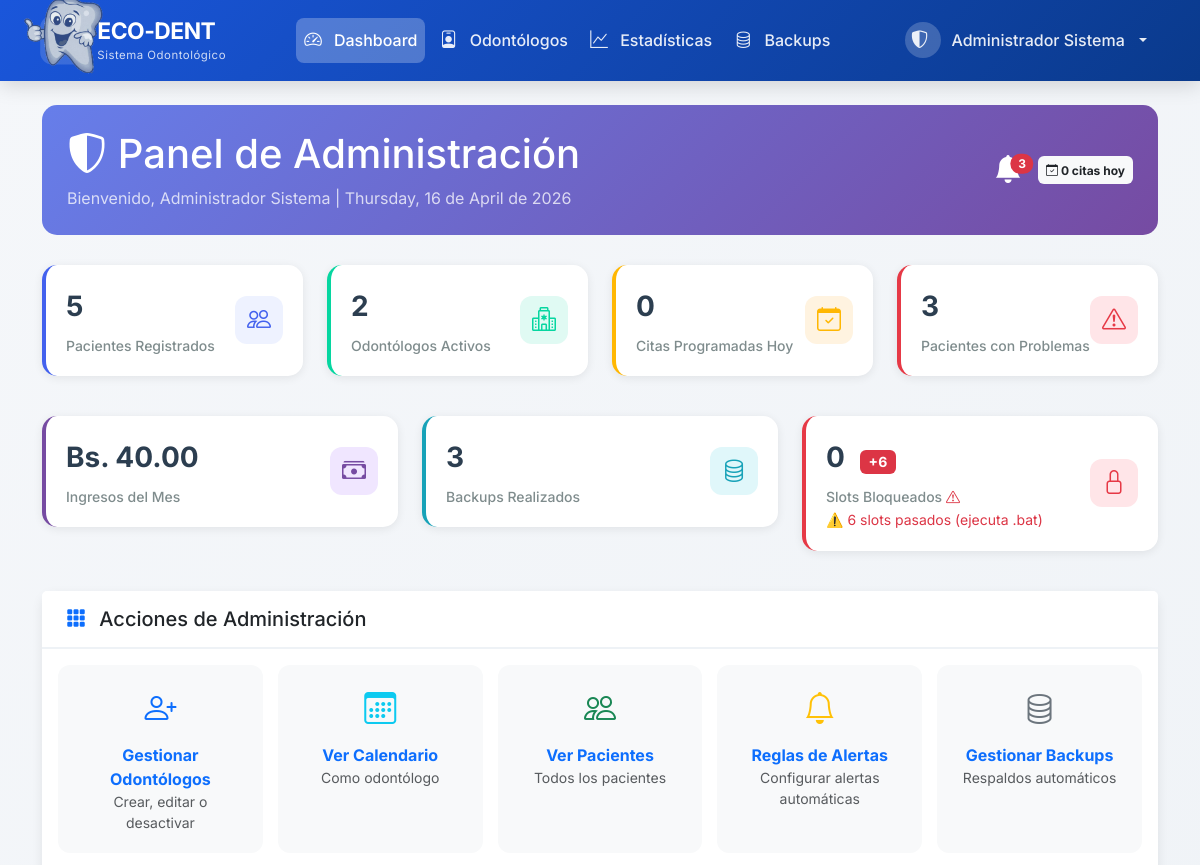
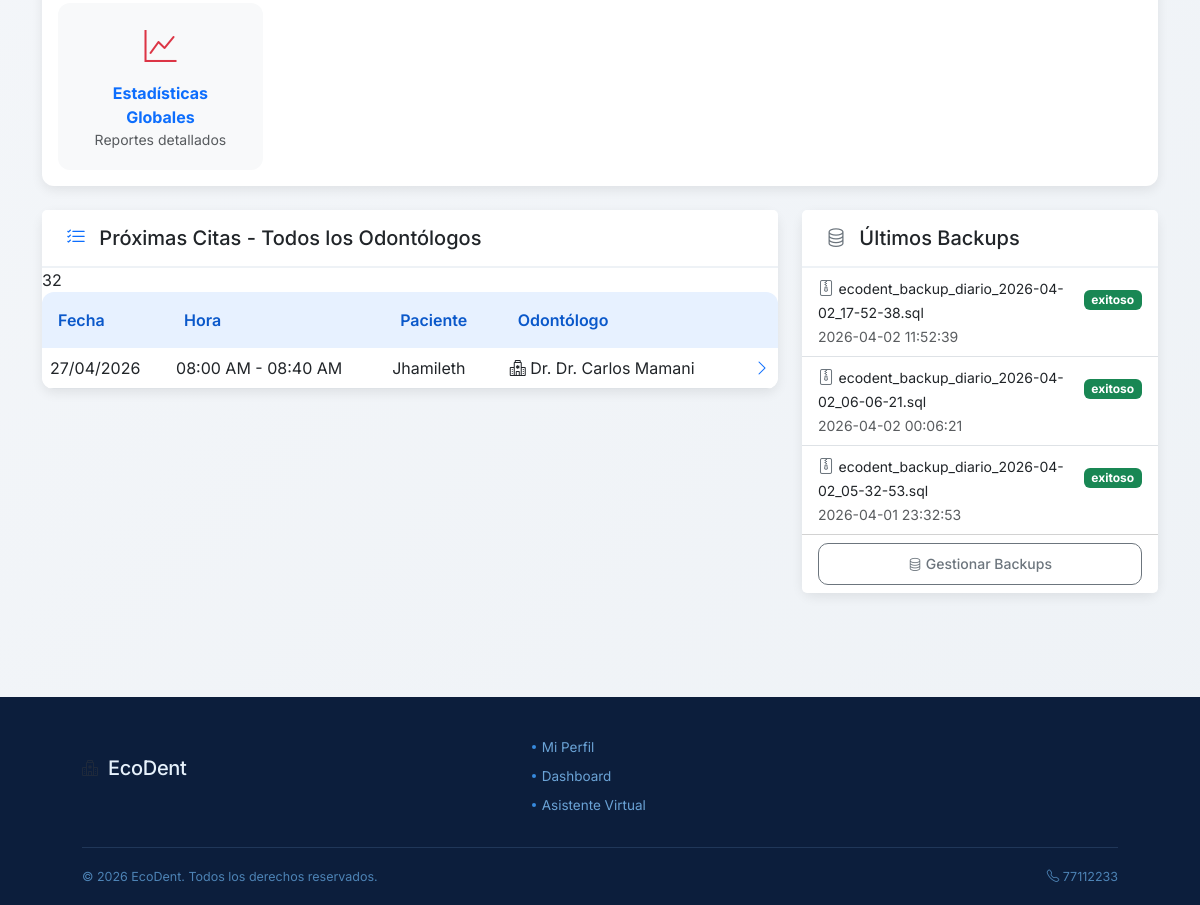
The page /public/admin/dashboard.php (signed in) on the database as committed earlier (2 pictures, top to bottom).
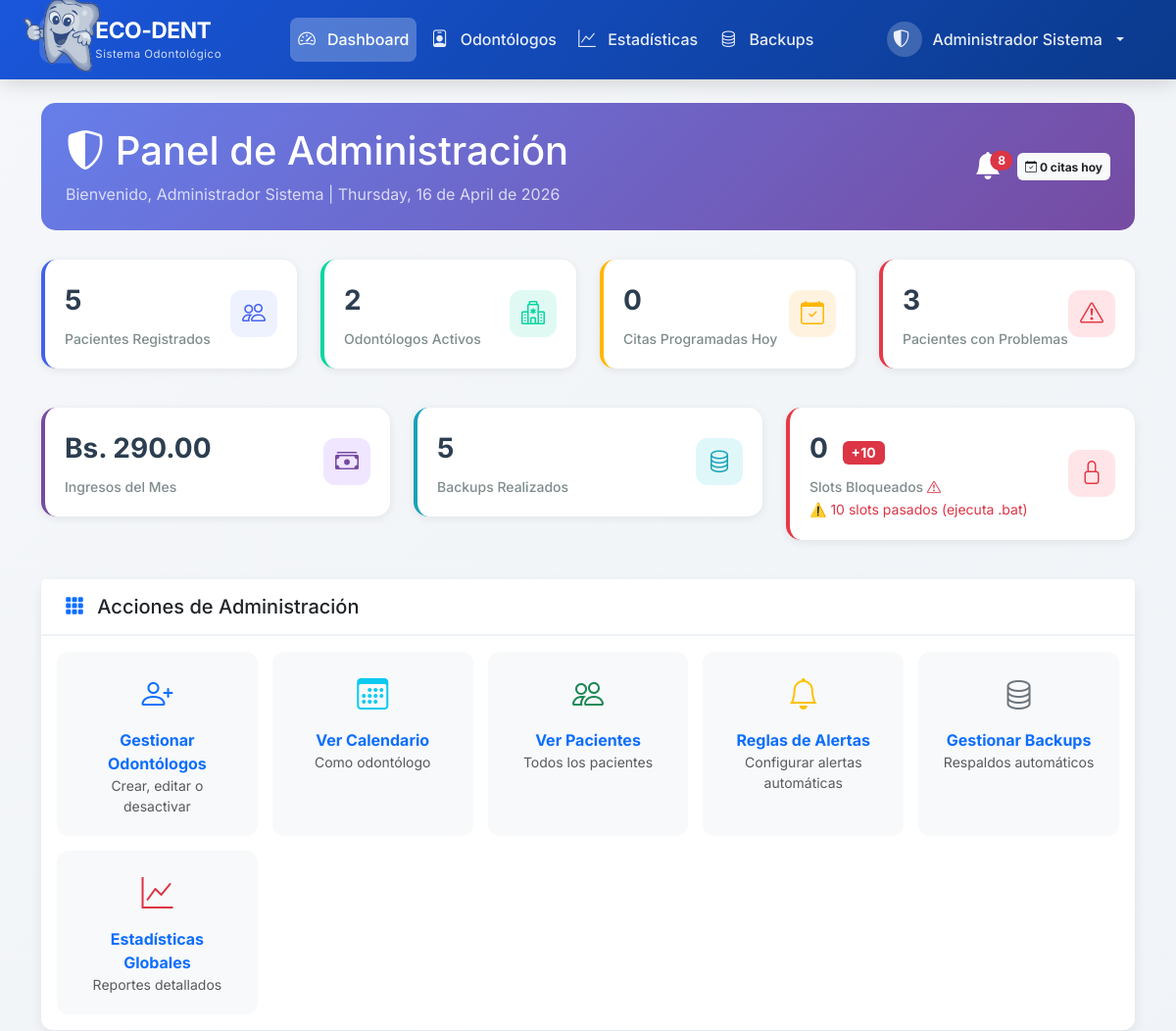
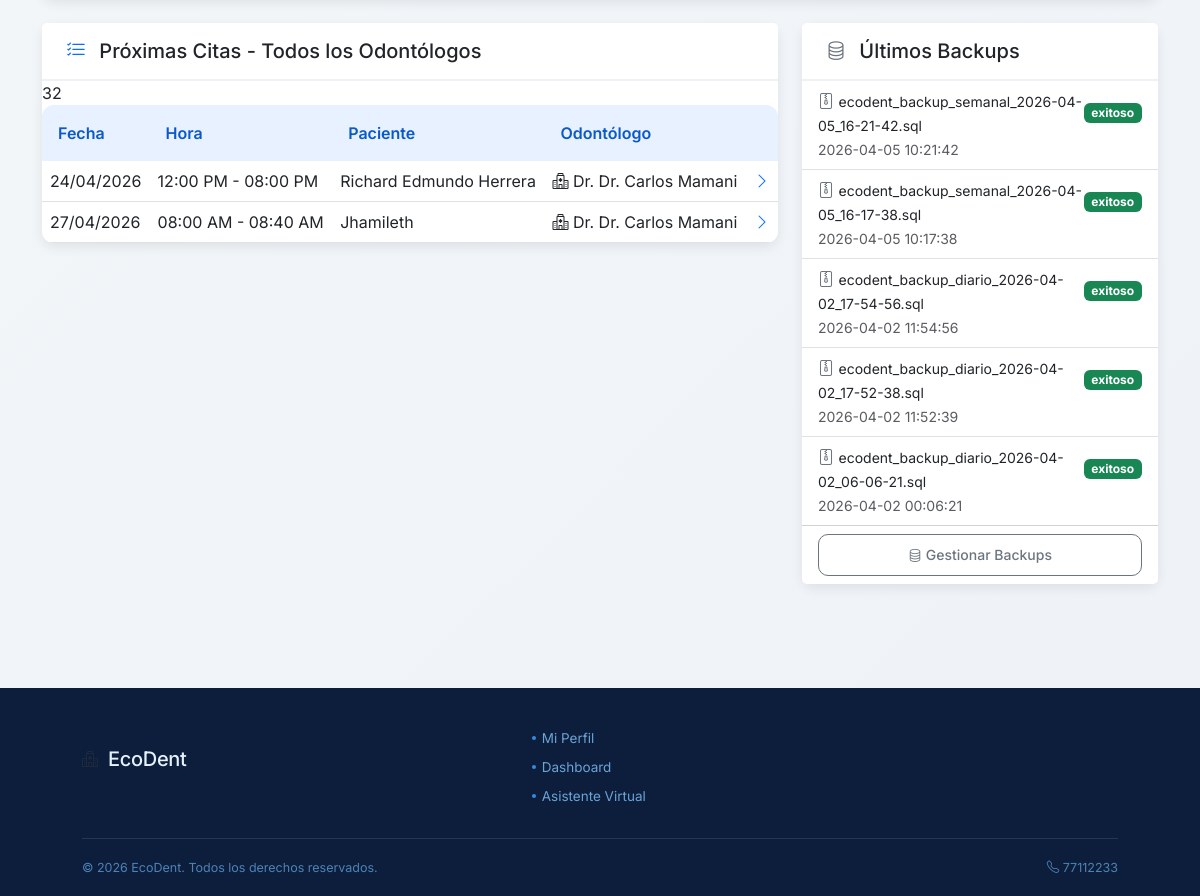
The same page on the database as committed later (2 pictures, top to bottom).
### tables this page shows
CREATE TABLE `citas` (
  `id_cita` int(11) NOT NULL AUTO_INCREMENT,
  `id_paciente` int(11) NOT NULL,
  `id_odontologo` int(11) NOT NULL,
  `fecha_cita` date NOT NULL,
  `hora_cita` time NOT NULL,
  `hora_fin` time DEFAULT NULL,
  `motivo` varchar(255) DEFAULT NULL,
  `estado` enum('programada','confirmada','completada','cancelada_pac','cancelada_doc','ausente') DEFAULT 'programada',
  `cambios_realizados` int(11) DEFAULT 0,
  `limite_cambios` int(11) DEFAULT 3,
  `puede_modificar` tinyint(1) DEFAULT 1,
  `llego_tarde` tinyint(1) DEFAULT 0,
  `minutos_tarde` int(11) DEFAULT 0,
  `cancelado_por` int(11) DEFAULT NULL,
  `motivo_cancelacion` text DEFAULT NULL,
  `fecha_cancelacion` datetime DEFAULT NULL,
  `notificacion_enviada` tinyint(1) DEFAULT 0,
  `fecha_recordatorio_24h` datetime DEFAULT NULL,
  `fecha_recordatorio_1h` datetime DEFAULT NULL,
  `fecha_creacion` datetime DEFAULT current_timestamp(),
  `fecha_actualizacion` datetime DEFAULT NULL ON UPDATE current_timestamp(),
  PRIMARY KEY (`id_cita`),
  KEY `idx_fecha_cita` (`fecha_cita`),
  KEY `idx_odontologo_fecha` (`id_odontologo`,`fecha_cita`),
  KEY `idx_paciente` (`id_paciente`),
  KEY `idx_estado` (`estado`),
  CONSTRAINT `citas_ibfk_1` FOREIGN KEY (`id_paciente`) REFERENCES `pacientes` (`id_paciente`) ON DELETE CASCADE,
  CONSTRAINT `citas_ibfk_2` FOREIGN KEY (`id_odontologo`) REFERENCES `odontologos` (`id_odontologo`) ON DELETE CASCADE
);

CREATE TABLE `usuarios` (
  `id_usuario` int(11) NOT NULL AUTO_INCREMENT,
  `email` varchar(100) NOT NULL,
  `contrasena_hash` varchar(255) NOT NULL,
  `nombre_completo` varchar(150) NOT NULL,
  `telefono` varchar(20) DEFAULT NULL,
  `rol` enum('paciente','odontologo','admin') NOT NULL,
  `email_verificado` tinyint(1) DEFAULT 0,
  `codigo_verificacion` varchar(10) DEFAULT NULL,
  `codigo_expiracion` datetime DEFAULT NULL,
  `activo` tinyint(1) DEFAULT 1,
  `fecha_registro` datetime DEFAULT current_timestamp(),
  `ultimo_acceso` datetime DEFAULT NULL,
  PRIMARY KEY (`id_usuario`),
  UNIQUE KEY `email` (`email`),
  KEY `idx_email` (`email`),
  KEY `idx_rol` (`rol`)
);

CREATE TABLE `backups` (
  `id_backup` int(11) NOT NULL AUTO_INCREMENT,
  `nombre_archivo` varchar(255) NOT NULL,
  `tipo` enum('diario','semanal','mensual') NOT NULL,
  `tamano` int(11) DEFAULT NULL,
  `ruta` varchar(500) NOT NULL,
  `estado` enum('exitoso','fallido','en_progreso') DEFAULT 'exitoso',
  `fecha_creacion` datetime DEFAULT current_timestamp(),
  PRIMARY KEY (`id_backup`)
);

### public/admin/dashboard.php (the view, shortened to what the changed rows need)
<?php
$conexion = conectarBD();
$hoy = date('Y-m-d');
$result = $conexion->query("SELECT COALESCE(SUM(monto), 0) as total FROM pagos WHERE MONTH(fecha_pago) = MONTH(CURDATE()) AND YEAR(fecha_pago) = YEAR(CURDATE())");
$ingresos_mes = $result ? $result->fetch_assoc()['total'] : 0;
$stmt_slots_futuros = $conexion->prepare("SELECT COUNT(*) as total FROM slots_bloqueados WHERE fecha >= CURDATE()");
$stmt_slots_futuros->execute();
$slots_futuros = $stmt_slots_futuros->get_result()->fetch_assoc()['total'];
$stmt_slots_pasados = $conexion->prepare("SELECT COUNT(*) as total FROM slots_bloqueados WHERE fecha < CURDATE()");
$stmt_slots_pasados->execute();
$slots_pasados = $stmt_slots_pasados->get_result()->fetch_assoc()['total'];
$total_slots_bloqueados = $slots_futuros + $slots_pasados;
$stmt_alertas = $conexion->prepare("
    SELECT COUNT(*) as total
    FROM alertas
    WHERE id_usuario = ? AND leida = 0
");
$stmt_alertas->bind_param("i", $_SESSION['id_usuario']);
$stmt_alertas->execute();
$alertas_no_leidas = $stmt_alertas->get_result()->fetch_assoc()['total'];
$proximas_citas = $conexion->query("
    SELECT c.id_cita, c.fecha_cita, c.hora_cita, c.hora_fin,
           u.nombre_completo as paciente,
           od.nombre_completo as odontologo
    FROM citas c
    JOIN pacientes p ON c.id_paciente = p.id_paciente
    JOIN usuarios u ON p.id_usuario = u.id_usuario
    JOIN odontologos o ON c.id_odontologo = o.id_odontologo
    JOIN usuarios od ON o.id_usuario = od.id_usuario
    WHERE c.fecha_cita >= CURDATE()
    AND c.estado IN ('programada', 'confirmada')
    ORDER BY c.fecha_cita ASC, c.hora_cita ASC
    LIMIT 10
");
$backups = $conexion->query("
    SELECT * FROM backups
    ORDER BY fecha_creacion DESC
    LIMIT 5
");
require_once '../../includes/header.php';
?>
<div class="admin-header">
    <div class="d-flex justify-content-between align-items-center">
        <div>
            <h1 class="mb-2">
                <i class="bi bi-shield-shaded"></i> Panel de Administración
            </h1>
        </div>
        <div class="d-flex align-items-center">
            <div class="dropdown me-3">
                <a href="#" class="text-white position-relative" data-bs-toggle="dropdown" aria-expanded="false">
                    <i class="bi bi-bell-fill fs-3"></i>
                    <?php if ($alertas_no_leidas > 0): ?>
                        <span class="position-absolute top-0 start-100 translate-middle badge rounded-pill bg-danger">
                            <?php echo $alertas_no_leidas; ?>
                        </span>
                    <?php endif; ?>
                </a>
            </div>
        </div>
    </div>
</div>
<div class="row mb-4">
    <div class="col-md-4 mb-3">
        <div class="stat-card" style="border-left-color: #764ba2;">
            <div class="d-flex justify-content-between align-items-center">
                <div>
                    <div class="stat-number">Bs. <?php echo number_format($ingresos_mes, 2); ?></div>
                    <div class="stat-label">Ingresos del Mes</div>
                </div>
            </div>
        </div>
    </div>
    <div class="col-md-4 mb-3">
        <div class="stat-card" style="border-left-color: #17a2b8;">
            <div class="d-flex justify-content-between align-items-center">
                <div>
                    <div class="stat-number"><?php echo $backups ? $backups->num_rows : 0; ?></div>
                    <div class="stat-label">Backups Realizados</div>
                </div>
            </div>
        </div>
    </div>
    <div class="col-md-4 mb-3">
        <div class="stat-card" style="border-left-color: <?php echo ($slots_pasados > 0) ? '#e63946' : '#06d6a0'; ?>;">
            <div class="d-flex justify-content-between align-items-center">
                <div>
                    <div class="stat-number">
                        <?php echo $slots_futuros; ?>
                        <?php if ($slots_pasados > 0): ?>
                            <span class="badge bg-danger ms-2" style="font-size: 14px;">+<?php echo $slots_pasados; ?></span>
                        <?php endif; ?>
                    </div>
                    <div class="stat-label">
                        Slots Bloqueados
                        <?php if ($slots_pasados == 0 && $total_slots_bloqueados > 0): ?>
                            <i class="bi bi-check-circle text-success" title="Limpieza automática activa"></i>
                        <?php elseif ($slots_pasados > 0): ?>
                            <i class="bi bi-exclamation-triangle text-danger" title="Hay slots pasados sin limpiar"></i>
                        <?php endif; ?>
                    </div>
                    <?php if ($slots_pasados > 0): ?>
                        <small class="text-danger">
                            ⚠️ <?php echo $slots_pasados; ?> slots pasados (ejecuta .bat)
                        </small>
                    <?php endif; ?>
                </div>
            </div>
        </div>
    </div>
</div>
<div class="row">
    <div class="col-md-8 mb-4">
        <div class="card">
            <div class="card-body p-0">
                <table class="citas-table table mb-0">
                    <thead>
                            <th>Fecha</th>
                            <th>Hora</th>
                            <th>Paciente</th>
                            <th>Odontólogo</th>
                            <th></th>
                    </thead>
                    <tbody>
                        <?php if ($proximas_citas && $proximas_citas->num_rows > 0): ?>
                            <?php while($cita = $proximas_citas->fetch_assoc()): ?>
                            <tr onclick="window.location.href='/ecodent/public/odontologo/detalle_cita.php?id_cita=<?php echo $cita['id_cita']; ?>'">
                                <td>
                                    <?php
                                    if ($cita['fecha_cita'] == $hoy) {
                                        echo '<span class="badge bg-primary">Hoy</span>';
                                    } else {
                                        echo date('d/m/Y', strtotime($cita['fecha_cita']));
                                    }
                                    ?>
                                </td>
                                <td><?php echo date('h:i A', strtotime($cita['hora_cita'])); ?> - <?php echo date('h:i A', strtotime($cita['hora_fin'])); ?></td>
                                <td><?php echo htmlspecialchars($cita['paciente']); ?></td>
                                <td><i class="bi bi-hospital"></i> Dr. <?php echo htmlspecialchars($cita['odontologo']); ?></td>
                                <td class="text-end"><i class="bi bi-chevron-right text-primary"></i></td>
                            </tr>
                            <?php endwhile; ?>
                        <?php endif; ?>
                    </tbody>
                </table>
            </div>
        </div>
    </div>
    <div class="col-md-4 mb-4">
        <div class="card">
            <div class="card-body p-0">
                <div class="list-group list-group-flush">
                    <?php if ($backups && $backups->num_rows > 0): ?>
                        <?php while($backup = $backups->fetch_assoc()): ?>
                        <div class="list-group-item">
                            <div class="d-flex justify-content-between align-items-center">
                                <div>
                                    <i class="bi bi-file-zip text-secondary"></i>
                                    <small><?php echo htmlspecialchars($backup['nombre_archivo']); ?></small>
                                </div>
                                <span class="badge bg-success"><?php echo htmlspecialchars($backup['estado']); ?></span>
                            </div>
                            <small class="text-muted"><?php echo $backup['fecha_creacion']; ?></small>
                        </div>
                        <?php endwhile; ?>
                    <?php endif; ?>
                </div>
            </div>
        </div>
    </div>
</div>
<?php require_once '../../includes/footer.php'; ?>

Rows that differ between the two databases and show on the page:
no longer on this page (row unchanged): backups: nombre_archivo "ecodent_backup_diario_2026-04-02_05-32-53.sql", estado "exitoso", fecha_creacion "2026-04-01 23:32:53"
added citas: fecha_cita "24/04/2026", hora_cita "12:00 PM", hora_fin "08:00 PM", usuarios.nombre_completo "Richard Edmundo Herrera", usuarios.nombre_completo "Dr. Carlos Mamani"
added backups: nombre_archivo "ecodent_backup_semanal_2026-04-05_16-21-42.sql", estado "exitoso", fecha_creacion "2026-04-05 10:21:42"
added backups: nombre_archivo "ecodent_backup_semanal_2026-04-05_16-17-38.sql", estado "exitoso", fecha_creacion "2026-04-05 10:17:38"
added backups: nombre_archivo "ecodent_backup_diario_2026-04-02_17-54-56.sql", estado "exitoso", fecha_creacion "2026-04-02 11:54:56"
Other text that changed with them:
$alertas_no_leidas: "3" → "8"
$ingresos_mes: "40.00" → "290.00"
$backups->num_rows: "3" → "5"
$slots_pasados: "6" → "10"
